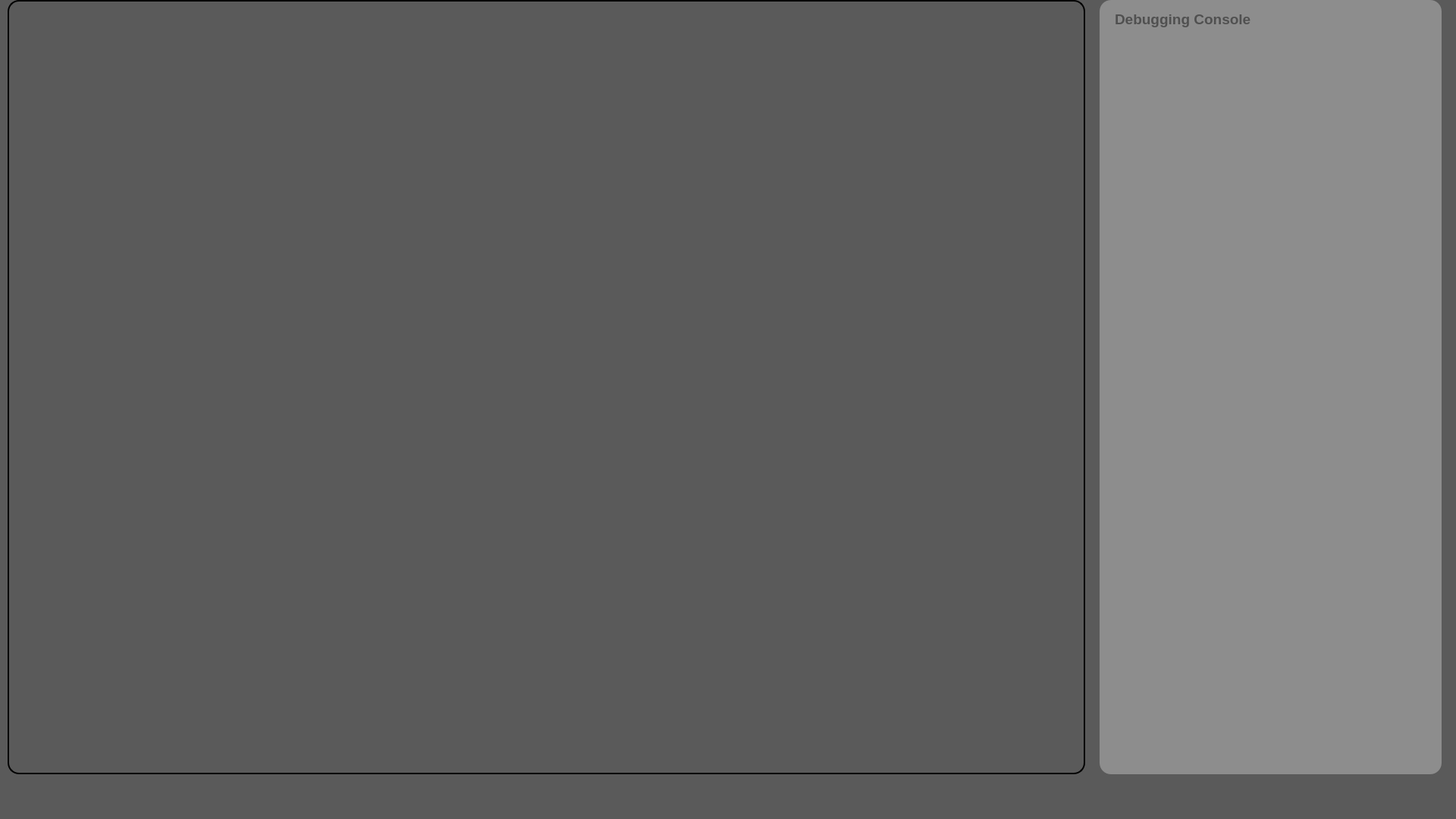
<?xml version="1.0" encoding="UTF-8"?>
<ui version="4.0">
 <class>MainWindow</class>
 <widget class="QMainWindow" name="MainWindow">
  <property name="geometry">
   <rect>
    <x>0</x>
    <y>0</y>
    <width>1920</width>
    <height>1080</height>
   </rect>
  </property>
  <property name="windowTitle">
   <string>MainWindow</string>
  </property>
  <property name="styleSheet">
   <string notr="true">background-color: rgb(90, 90, 90);</string>
  </property>
  <widget class="QWidget" name="centralwidget">
   <widget class="QLabel" name="camStream">
    <property name="geometry">
     <rect>
      <x>10</x>
      <y>0</y>
      <width>1421</width>
      <height>1021</height>
     </rect>
    </property>
    <property name="styleSheet">
     <string notr="true">QLabel {
	border: 2px solid black;
	border-radius: 15px;
}</string>
    </property>
    <property name="text">
     <string/>
    </property>
   </widget>
   <widget class="QFrame" name="frame">
    <property name="geometry">
     <rect>
      <x>1450</x>
      <y>0</y>
      <width>451</width>
      <height>1021</height>
     </rect>
    </property>
    <property name="styleSheet">
     <string notr="true">QFrame {
	border-radius: 15px;	
	background-color: rgb(141, 141, 141);
}</string>
    </property>
    <property name="frameShape">
     <enum>QFrame::StyledPanel</enum>
    </property>
    <property name="frameShadow">
     <enum>QFrame::Raised</enum>
    </property>
    <widget class="QLabel" name="label_2">
     <property name="geometry">
      <rect>
       <x>20</x>
       <y>5</y>
       <width>251</width>
       <height>41</height>
      </rect>
     </property>
     <property name="font">
      <font>
       <pointsize>14</pointsize>
       <weight>75</weight>
       <bold>true</bold>
      </font>
     </property>
     <property name="styleSheet">
      <string notr="true">color: rgb(80, 80, 80);</string>
     </property>
     <property name="text">
      <string>Debugging Console</string>
     </property>
    </widget>
    <widget class="QTextBrowser" name="txtConsole">
     <property name="geometry">
      <rect>
       <x>20</x>
       <y>60</y>
       <width>411</width>
       <height>941</height>
      </rect>
     </property>
     <property name="font">
      <font>
       <family>Consolas</family>
       <pointsize>10</pointsize>
      </font>
     </property>
     <property name="html">
      <string>&lt;!DOCTYPE HTML PUBLIC &quot;-//W3C//DTD HTML 4.0//EN&quot; &quot;http://www.w3.org/TR/REC-html40/strict.dtd&quot;&gt;
&lt;html&gt;&lt;head&gt;&lt;meta name=&quot;qrichtext&quot; content=&quot;1&quot; /&gt;&lt;style type=&quot;text/css&quot;&gt;
p, li { white-space: pre-wrap; }
&lt;/style&gt;&lt;/head&gt;&lt;body style=&quot; font-family:'Consolas'; font-size:10pt; font-weight:400; font-style:normal;&quot;&gt;
&lt;p style=&quot;-qt-paragraph-type:empty; margin-top:0px; margin-bottom:0px; margin-left:0px; margin-right:0px; -qt-block-indent:0; text-indent:0px;&quot;&gt;&lt;br /&gt;&lt;/p&gt;&lt;/body&gt;&lt;/html&gt;</string>
     </property>
    </widget>
   </widget>
  </widget>
  <widget class="QMenuBar" name="menubar">
   <property name="geometry">
    <rect>
     <x>0</x>
     <y>0</y>
     <width>1920</width>
     <height>21</height>
    </rect>
   </property>
  </widget>
  <widget class="QStatusBar" name="statusbar"/>
 </widget>
 <resources/>
 <connections/>
</ui>
